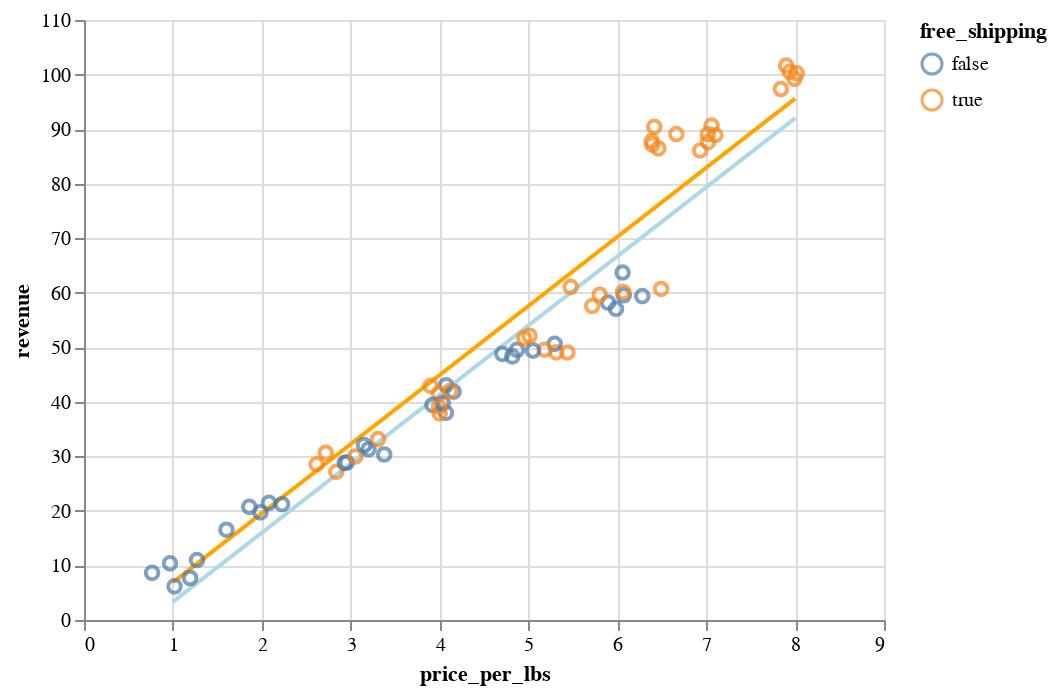

Write notebook code for a chart like this one.
### Code cell
fits = []
colors = {False: "lightblue", True: "orange"}
for t in [True, False]:
    c = (
        alt.Chart(
            predicted[
                (predicted["free_shipping"] == t)
            ]
        )
        .encode(
            x=alt.X("price_per_lbs:Q", scale=alt.Scale(zero=False)),
            y=alt.Y("revenue:Q", scale=alt.Scale(zero=False)),
        )
        .transform_regression("price_per_lbs", "revenue")
        .mark_line(color=colors[t])
    )
    fits.append(c)

alt.layer(*fits, scatter)

### Figure 1 — Vega-Lite specification as saved in the notebook (floating-point values rounded to 4 significant figures)
{"config": {"view": {"continuousWidth": 400, "continuousHeight": 300}}, "layer": [{"data": {"name": "data-50d9595321a5a335382b577b0b955349"}, "mark": {"type": "line", "color": "orange"}, "encoding": {"x": {"field": "price_per_lbs", "scale": {"zero": false}, "type": "quantitative"}, "y": {"field": "revenue", "scale": {"zero": false}, "type": "quantitative"}}, "transform": [{"on": "price_per_lbs", "regression": "revenue"}]}, {"data": {"name": "data-4921dd311c169765edd67ebe38e6d4cc"}, "mark": {"type": "line", "color": "lightblue"}, "encoding": {"x": {"field": "price_per_lbs", "scale": {"zero": false}, "type": "quantitative"}, "y": {"field": "revenue", "scale": {"zero": false}, "type": "quantitative"}}, "transform": [{"on": "price_per_lbs", "regression": "revenue"}]}, {"data": {"name": "data-777869cdb61de6784a4659725a64fe35"}, "mark": {"type": "point", "size": 40}, "encoding": {"color": {"field": "free_shipping", "type": "nominal"}, "x": {"field": "price_per_lbs", "scale": {"zero": false}, "type": "quantitative"}, "y": {"field": "revenue", "scale": {"zero": false}, "type": "quantitative"}}}], "$schema": "https://vega.github.io/schema/vega-lite/v4.17.0.json", "datasets": {"data-50d9595321a5a335382b577b0b955349": [{"price_per_lbs": 1, "free_shipping": true, "revenue": 6.892}, {"price_per_lbs": 4, "free_shipping": true, "revenue": 44.9}, {"price_per_lbs": 8, "free_shipping": true, "revenue": 95.58}], "data-4921dd311c169765edd67ebe38e6d4cc": [{"price_per_lbs": 1, "free_shipping": false, "revenue": 3.327}, {"price_per_lbs": 4, "free_shipping": false, "revenue": 41.33}, {"price_per_lbs": 8, "free_shipping": false, "revenue": 92.01}], "data-777869cdb61de6784a4659725a64fe35": [{"revenue": 10.99, "free_shipping": false, "price_per_lbs": 1.271}, {"revenue": 19.72, "free_shipping": false, "price_per_lbs": 1.986}, {"revenue": 31.3, "free_shipping": false, "price_per_lbs": 3.201}, {"revenue": 43.05, "free_shipping": false, "price_per_lbs": 4.072}, {"revenue": 49.53, "free_shipping": false, "price_per_lbs": 4.871}, {"revenue": 59.53, "free_shipping": false, "price_per_lbs": 6.072}, {"revenue": 33.16, "free_shipping": true, "price_per_lbs": 3.308}, {"revenue": 41.53, "free_shipping": true, "price_per_lbs": 3.993}, {"revenue": 49.06, "free_shipping": true, "price_per_lbs": 5.313}, {"revenue": 61.09, "free_shipping": true, "price_per_lbs": 5.476}, {"revenue": 89.07, "free_shipping": true, "price_per_lbs": 6.664}, {"revenue": 89.07, "free_shipping": true, "price_per_lbs": 7.017}, {"revenue": 100.5, "free_shipping": true, "price_per_lbs": 7.94}, {"revenue": 6.173, "free_shipping": false, "price_per_lbs": 1.018}, {"revenue": 16.55, "free_shipping": false, "price_per_lbs": 1.602}, {"revenue": 28.88, "free_shipping": false, "price_per_lbs": 2.956}, {"revenue": 37.97, "free_shipping": false, "price_per_lbs": 4.071}, {"revenue": 50.63, "free_shipping": false, "price_per_lbs": 5.296}, {"revenue": 58.18, "free_shipping": false, "price_per_lbs": 5.896}, {"revenue": 27.18, "free_shipping": true, "price_per_lbs": 2.838}, {"revenue": 42.93, "free_shipping": true, "price_per_lbs": 3.9}, {"revenue": 49.55, "free_shipping": true, "price_per_lbs": 5.183}, {"revenue": 60.14, "free_shipping": true, "price_per_lbs": 6.066}, {"revenue": 87.15, "free_shipping": true, "price_per_lbs": 6.394}, {"revenue": 88.91, "free_shipping": true, "price_per_lbs": 7.103}, {"revenue": 100.2, "free_shipping": true, "price_per_lbs": 8.019}, {"revenue": 7.698, "free_shipping": false, "price_per_lbs": 1.194}, {"revenue": 20.75, "free_shipping": false, "price_per_lbs": 1.86}, {"revenue": 28.8, "free_shipping": false, "price_per_lbs": 2.934}, {"revenue": 39.42, "free_shipping": false, "price_per_lbs": 3.922}, {"revenue": 48.8, "free_shipping": false, "price_per_lbs": 4.707}, {"revenue": 63.7, "free_shipping": false, "price_per_lbs": 6.059}, {"revenue": 29.97, "free_shipping": true, "price_per_lbs": 3.052}, {"revenue": 37.88, "free_shipping": true, "price_per_lbs": 4.001}, {"revenue": 51.65, "free_shipping": true, "price_per_lbs": 4.953}, {"revenue": 57.56, "free_shipping": true, "price_per_lbs": 5.717}, {"revenue": 90.42, "free_shipping": true, "price_per_lbs": 6.416}, {"revenue": 86.08, "free_shipping": true, "price_per_lbs": 6.931}, {"revenue": 97.34, "free_shipping": true, "price_per_lbs": 7.84}, {"revenue": 10.39, "free_shipping": false, "price_per_lbs": 0.9677}, {"revenue": 21.48, "free_shipping": false, "price_per_lbs": 2.081}, {"revenue": 30.34, "free_shipping": false, "price_per_lbs": 3.377}, {"revenue": 39.77, "free_shipping": false, "price_per_lbs": 4.035}, {"revenue": 49.4, "free_shipping": false, "price_per_lbs": 5.052}, {"revenue": 57.04, "free_shipping": false, "price_per_lbs": 5.985}, {"revenue": 28.56, "free_shipping": true, "price_per_lbs": 2.616}, {"revenue": 39.08, "free_shipping": true, "price_per_lbs": 3.995}, {"revenue": 52.11, "free_shipping": true, "price_per_lbs": 5.012}, {"revenue": 60.69, "free_shipping": true, "price_per_lbs": 6.493}, {"revenue": 86.47, "free_shipping": true, "price_per_lbs": 6.462}, {"revenue": 90.65, "free_shipping": true, "price_per_lbs": 7.06}, {"revenue": 99.23, "free_shipping": true, "price_per_lbs": 7.993}, {"revenue": 8.646, "free_shipping": false, "price_per_lbs": 0.7663}, {"revenue": 21.22, "free_shipping": false, "price_per_lbs": 2.229}, {"revenue": 32.06, "free_shipping": false, "price_per_lbs": 3.15}, {"revenue": 41.86, "free_shipping": false, "price_per_lbs": 4.158}, {"revenue": 48.32, "free_shipping": false, "price_per_lbs": 4.818}, {"revenue": 59.38, "free_shipping": false, "price_per_lbs": 6.281}, {"revenue": 30.66, "free_shipping": true, "price_per_lbs": 2.72}, {"revenue": 41.95, "free_shipping": true, "price_per_lbs": 4.117}, {"revenue": 49.04, "free_shipping": true, "price_per_lbs": 5.438}, {"revenue": 59.63, "free_shipping": true, "price_per_lbs": 5.802}, {"revenue": 87.79, "free_shipping": true, "price_per_lbs": 6.387}, {"revenue": 87.61, "free_shipping": true, "price_per_lbs": 7.02}, {"revenue": 101.6, "free_shipping": true, "price_per_lbs": 7.899}]}}
